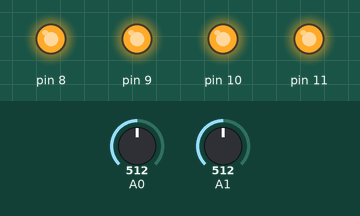
This sketch was run on a simulated Arduino Uno, built with avr-gcc and run on an emulated ATmega328P. On the bench: output pins drawn as LEDs (lit = HIGH). The inputs (shaded band) are chosen by the test bench; at power-on: A0 = 512, A1 = 512. What the sketch prints to the serial monitor is not drawn.

Above: at 1.2 s.
1.3 s: A0 set to 448
2.8 s: A0 set to 414
At 3.5 s:
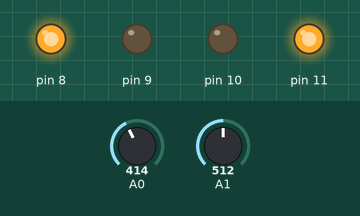
4.3 s: A1 set to 448
7.3 s: A1 set to 423
At 8.0 s:
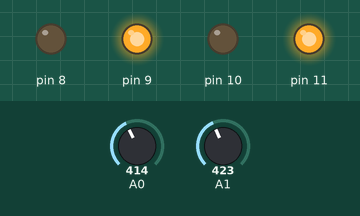
8.8 s: A1 set to 295
At 9.2 s:
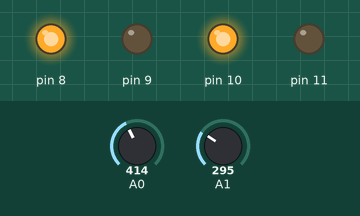
10.3 s: A0 set to 318
12.1 s: A0 set to 287
At 13.0 s:
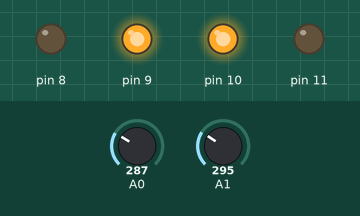
Timing chart, 0 to 14.6 s (numbered marks = the images above; inputs shaded):
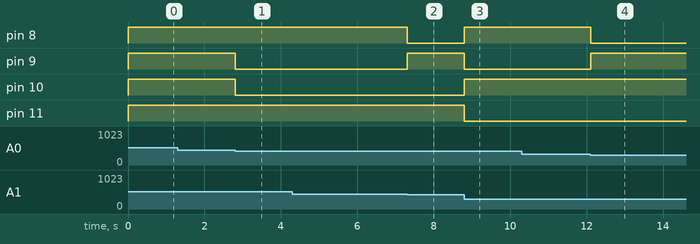

The sketch:

gesture_final_prototype.ino
```cpp
/*
  Gesture control prototype
  @author S Sachin
  Reads an analog input from ADLX 335 and gives the necessary output to H-bridge via rf module
  NOtE:??? represents unknown int values wich must be calibrated to get desired outputs
  This code has to be used considerin necessary pin configurations
 */
void setup()
{

  pinMode(8,OUTPUT);
  pinMode(9,OUTPUT);
  pinMode(10,OUTPUT);
  pinMode(11,OUTPUT);
  Serial.begin(9600);
}


void loop()
{
  if(analogRead (A1)>410 && analogRead(A1)<435) // for backward movement
  {
    digitalWrite(8,LOW);
    digitalWrite(9,HIGH);
    digitalWrite(10,LOW);
    digitalWrite(11,HIGH);
     Serial.println("back");
    // delay(1000);
  }
  else
  {
    if(analogRead (A0)>275 &&analogRead(A0)<300 )// for left turn
    {
      digitalWrite(8,LOW);
      digitalWrite(9,HIGH);
      digitalWrite(10,HIGH);
      digitalWrite(11,LOW);
      Serial.println("left");
     // delay(1000);
    }
    else
    {
      if(analogRead (A1)>265 && analogRead(A1)<305) // for forward
      {
        digitalWrite(8,HIGH);
        digitalWrite(9,LOW);
        digitalWrite(10,HIGH);
        digitalWrite(11,LOW);
         Serial.print("forward = ");
         //Serial.println(A1);
         //delay(1000);
      }
      else
      {
        if(analogRead(A0)>410 &&analogRead (A0)<430)//for right turn
        {
          digitalWrite(8,HIGH);
          digitalWrite(9,LOW);
          digitalWrite(10,LOW);
          digitalWrite(11,HIGH);
          Serial.println("right");
         // delay(1000);
        }

        else
        {
          digitalWrite(8,HIGH);
          digitalWrite(9,HIGH);
          digitalWrite(10,HIGH);
          digitalWrite(11,HIGH);
         Serial.println("stop");  //to keep it off
  // delay(1000);
      }
      }
    }
  }
}
```

Measured:
- the behaviour switches between 430 and 429 on A0 (found by bisection; images 0 and 1)
- the behaviour switches between 435 and 434 on A1 (found by bisection; images 1 and 2)
- the behaviour switches between 300 and 299 on A0 (found by bisection; images 3 and 4)
- after the input at 1.3 s, every drawn part: stays the same
- after the input at 2.8 s, pin 9, pin 10: HIGH → LOW at once
- after the input at 4.3 s, every drawn part: stays the same
- after the input at 7.3 s, pin 8: HIGH → LOW at once; pin 9: LOW → HIGH at once
- after the input at 8.8 s, pin 8, pin 10: LOW → HIGH at once; pin 9, pin 11: HIGH → LOW at once
- after the input at 10.3 s, every drawn part: stays the same
- after the input at 12.1 s, pin 8: HIGH → LOW at once; pin 9: LOW → HIGH at once
